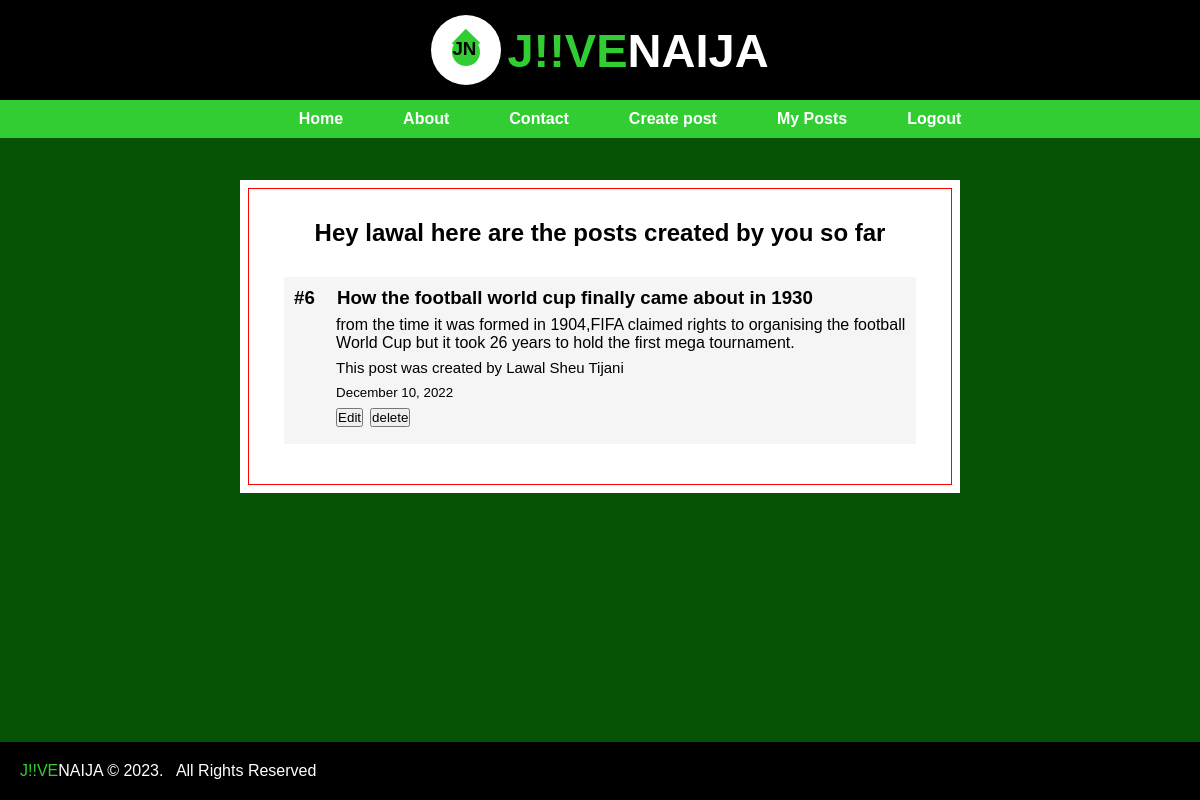
/user/post/ (signed in), run on the app's committed database.
### app.py (models this page shows, shortened)
class User(db.Model, UserMixin):
    __tablename__ = "user"
    id = db.Column(db.Integer(), primary_key=True)
    email = db.Column(db.String(255), unique=True)
    firstname = db.Column(db.String(100), nullable=False)
    lastname = db.Column(db.String(100), nullable=False)
    password_hash = db.Column(db.Text())
    post = db.relationship('Post', backref='user', lazy='dynamic' )

class Post(db.Model, UserMixin):
    __tablename__ = "post"
    id = db.Column(db.Integer(), primary_key=True)
    title = db.Column(db.String(100), nullable=False)
    content = db.Column(db.Text(), nullable=False)
    Author= db.Column(db.String(), nullable=False)
    Registered = db.Column(db.DateTime, nullable=False, default=datetime.utcnow())
    post_id = db.Column(db.Integer(), db.ForeignKey("user.id"))

### app.py (the view)
@app.route('/user/post/')
def post():
    posts = Post.query.filter_by(post_id=current_user.id).all()
    return render_template('post.html', posts = posts, user = current_user )

### app.py (called while the page is built)
@login_manager.user_loader
def user_loader(id):
    return User.query.get(int(id))

### templates/post.html
{% extends 'base.html' %}
{% block content %}
    <div class="postcont">
        <h2>Hey {{user.firstname }} here are the posts created by you so far</h2>
        <div>
            {% for post in posts[::-1] %}
            <div class="post">
                <div class="top">
                    <h3>#{{ post.id }}</h3>
                    <h3 style="margin-left: 22px;">{{ post.title }}</h3>
                </div>
                <div style="margin-left: 42px;">{{ post.content }}</div>
                <div class="p_author" style="margin-left: 42px;">This post was created by {{ post.Author }}</div>
                <small style="margin-left: 42px;">{{ post.Registered.strftime('%B %d, %Y')}}</small>
                <div style="margin-left: 42px; margin-top: 7px; display: flex;">
                    <button class="edit"><a href="{{url_for('edit_post', id=post.id)}}" style="color: black; text-decoration: none;">Edit</a></button>
                    <form action="{{ url_for('delete_post',id=post.id)}}"  method="POST">
                        <input id="delete" type="submit" value="delete" onclick="return confirm('Are you sure you want to delete this post')">
                    </form>
                </div>
            </div>
            {% endfor %}
        </div>
    </div>
    {% endblock %}

### static/style.css (style rules this page uses)
* { margin: 0; padding: 0; box-sizing: border-box; }
body { background-color: rgb(6, 83, 6); height: 100%; font-family: Arial, Helvetica, sans-serif; }
.postcont { border: 1px solid red; padding-bottom: 30px; }
.postcont h2 { text-align: center; margin: 30px 0; }
.post .top { display: flex; }
.postcont .post { width: 90%; margin: 10px auto; padding: 10px; background-color: whitesmoke; }
.post #delete { cursor: pointer; }
.p_author { font-size: 15px; }
.post div { margin-bottom: 7px; }
.post .edit { margin-right: 7px; }

### data on the page
User: firstname "lawal"
Post: id "6", title "How the football world cup finally came about in 1930", content "from the time it was formed in 1904,FIFA claimed rights to organising the football World Cup but it took 26 years to hold the first mega tournament.", Author "Lawal Sheu Tijani", Registered "December 10, 2022"
